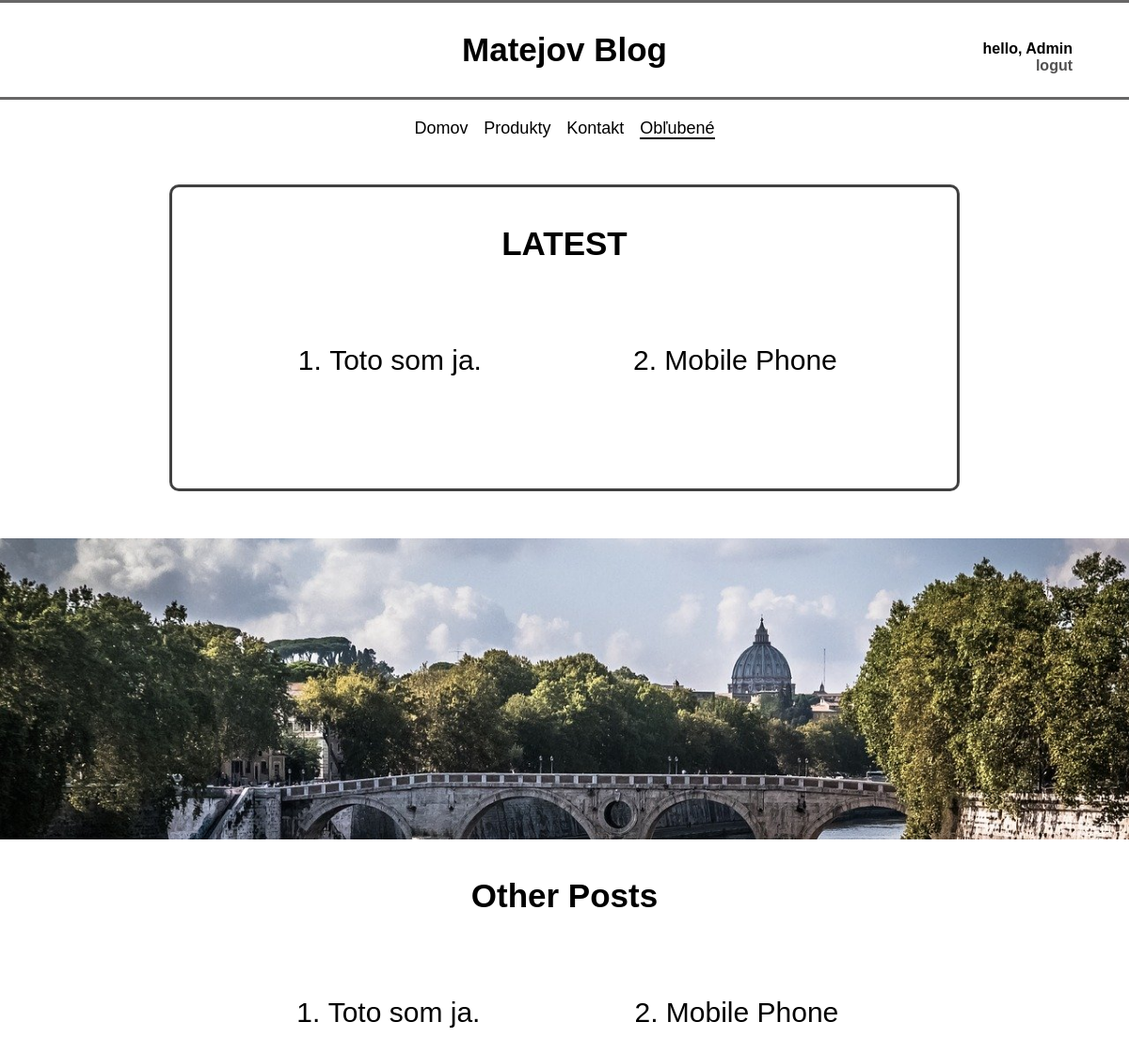
The app's page /favorite-products/ (signed in), older data.
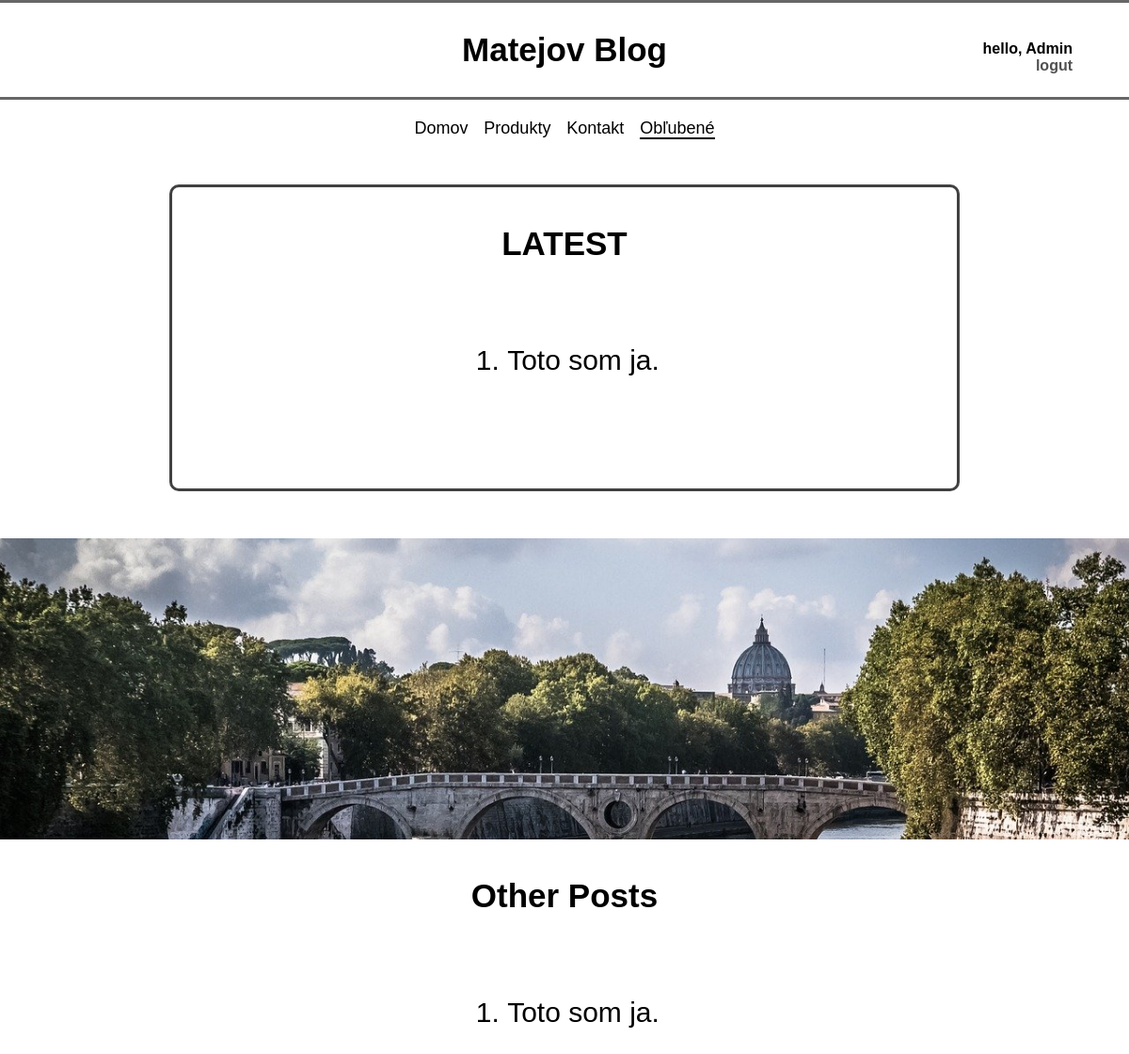
The same page, newer data.
### my_app/models.py (models this page shows)
class Product(models.Model):
  product_title = models.CharField(max_length=200)
  product_description = models.CharField(max_length=1000)
  product_image = models.ImageField(upload_to='uploaded_posts', blank=True, null=True)
  def __str__(self):
    return self.product_title

### my_app/decorators.py (the view)
  def wrapper_func(request, *args, **kwargs):
    if not request.user.is_authenticated:
      return redirect('homePage:home')
    else:
      return view_func(request, *args, **kwargs)

### my_app/views.py (called while the page is built)
@unauthenticated_page_for_unlogged_user
def FavoriteProductsPage(request):
  user = request.user  #zoberie pouzivatela ktory je teraz prihlaseny
  logged_user = FavoriteProduct.objects.filter(who_liked=user).first()
  object_not_exist = not FavoriteProduct.objects.filter(who_liked=user).exists()
  if request.method == 'GET':
    if not FavoriteProduct.objects.filter(who_liked=user).exists():
      return render(request, 'fav-obj-not-found.html')
    else:
      favorites = logged_user.favorite_product.all()
      latest_favorites = logged_user.favorite_product.all()[0:3]  #  logged_user.favorite_product.order_by('added_date')[:3]
      print(latest_favorites)
  context={
    'latest_favorites':latest_favorites,
    'favorites': favorites,
  }
  return render(request, 'liked-products-page.html', context)

### my_app/templates/liked-products-page.html (shortened to what this page needs)
<!DOCTYPE html>
<html lang="en">
<head>
  <link rel="stylesheet" href="../static/css/liked-products-page-style.css">
  <link rel="stylesheet" href="https://unpkg.com/aos@next/dist/aos.css" />
</head>
<body>
  <header>
    <div class="nav-bar-UP">
      <h2><a href="#" class="logo" >Matejov Blog</a></h2>
      <div>
        {% if user.is_authenticated %}
          <h4 class="logged-user" >hello, {{request.user}}</h4>
          <h4 class="logout" ><a href="{% url 'account:logout' %}">logut</a></h4>
          {% else %}
          <h3 class="login"><a href="{% url 'account:login' %}">Log In</a></h3>
        {% endif %}
      </div>
    </div>
    <nav class="nav-bar">
      <ul class="nav-bar-text">
        <li><a href="{% url 'homePage:home' %}" >Domov</a></li>
        <li><a href="{% url 'productPage:products' %}">Produkty</a></li>
        <li><a href="{% url 'contactPage' %}">Kontakt</a></li>
        {% if user.is_authenticated %}
          <li><a href="{% url 'likedPage' %}" id="now_page">Obľubené</a></li>
        {% endif %}
      </ul>
    </nav>
    <section class="sec-1">
      <div class="latest-container" data-aos="flip-left">
        <h2 >LATEST</h2>
        <div class="products">
          <ol class="product">
            {% for favorites in latest_favorites %}
            <li>{{favorites}}</li>
            {% endfor %}
          </ol>
        </div>
      </div>
    </section>
    <div class="hero-box"></div>
    <section class="sec-2">
      <h2 class="other-posts-h2" >Other Posts</h2>
      <div class="other-container" data-aos="fade-down">
        {% if object_not_exist %}
          <h1>You haven't liked products yet </h1>
        {% else %}
          <div class="products">
            <ol class="product">
              {% for favorite in favorites %}
                <li>{{favorite}}</li>
              {% endfor %}
            </ol>
          </div>
        {% endif %}
      </div>
    </section>
</body>
</html>

### my_app/static/css/liked-products-page-style.css (style rules this page uses)
* { font-family: Arial, Helvetica, sans-serif; margin: 0px; padding: 0px; }
.nav-bar-UP { border-top: solid rgb(104, 103, 103); border-bottom: solid rgb(104, 103, 103); height: 100px; width: 100%; position: relative; text-align: center; margin: 0 auto; }
.logo { position: relative; font-size: 35px; color: black; top: 30px; text-decoration: none; }
.logged-user { position: relative; width: 100%; text-align: right; right: 60px; }
.logout { position: relative; width: 100%; text-align: right; right: 60px; }
.logout a { text-decoration: none; color: rgb(82, 81, 81); }
.nav-bar { height: 50px; width: 70%; margin: 20px auto; }
.nav-bar-text { justify-content: space-around; list-style: none; display: flex; flex-direction: row; padding-left: 30%; padding-right: 30%; }
.nav-bar-text li a { text-decoration: none; font-size: 18px; color: black; transition: 0.3s; }
#now_page { border-bottom: solid black 2px; }
.sec-1 { width: 70%; margin: 0 auto; }
.latest-container { position: relative; min-height: 20em; border: rgb(65, 65, 65) solid; border-radius: 10px; margin-bottom: 50px; }
.latest-container h2 { text-align: center; position: relative; top: 40px; font-size: 35px; }
.products { position: relative; padding: 0 50px; margin-top: 7em; }
.product { display: flex; flex-direction: row; flex-wrap: wrap; justify-content: space-around; }
.product li { font-size: 30px; justify-content: space-around; margin-left: 40px; margin-top: 15px; }
.hero-box { height: 40vh; width: 100%; background-image: url(../pic/rome-1799670_1280.jpg); background-repeat: no-repeat; background-size: 100%; background-position-y: center; background-attachment: fixed; object-fit: cover; position: relative; z-index: -1; }
.sec-2 { height: 100vh; width: 70%; margin: 0 auto; }
.other-container { min-height: 20em; }
.other-posts-h2 { text-align: center; position: relative; top: 40px; font-size: 35px; }

Row changes from the older to the newer data that the page shows:
removed Product: product_title "Mobile Phone"
